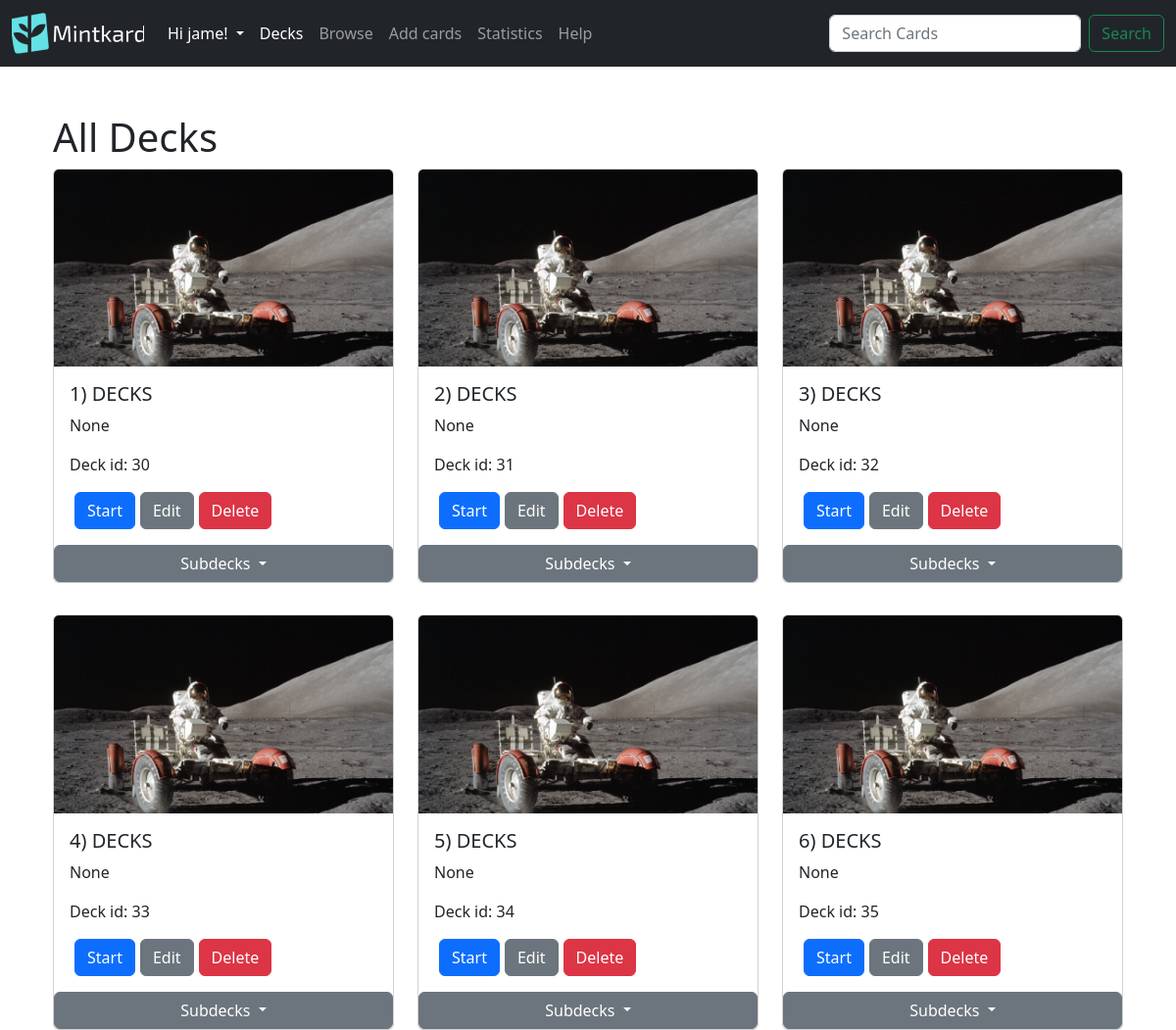
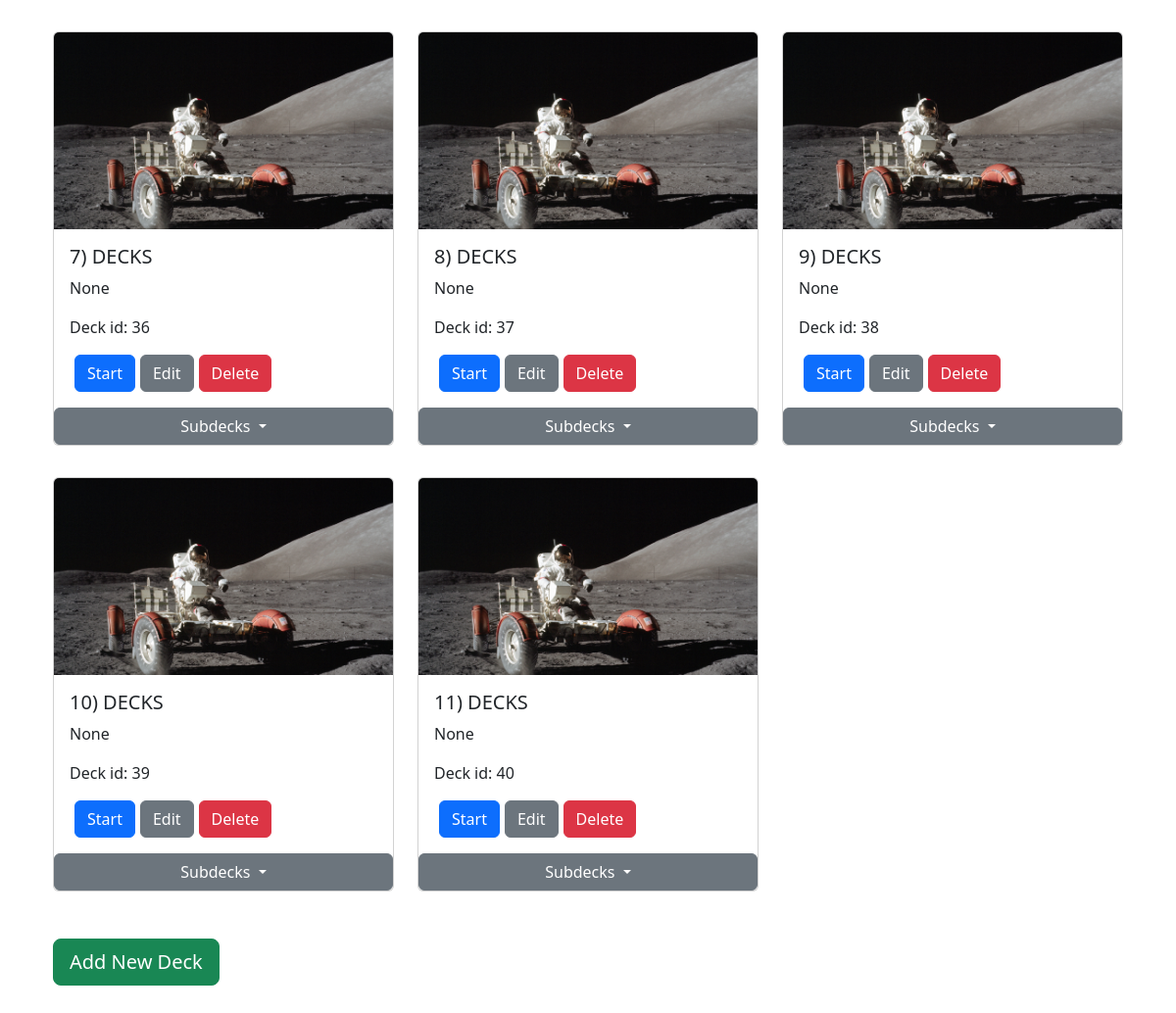
Page /decks/ (signed in) on the committed database (2 pictures, top to bottom).
### mintkard/models.py (models this page shows)
class User(db.Model,UserMixin):
    id = db.Column(db.Integer,primary_key= True)
    username = db.Column(db.String(100), unique = True)
    email = db.Column(db.String(75),unique=True)
    password = db.Column(db.String(150))
    decks = db.relationship('Deck',backref = 'user_decks',lazy=True)#stores all the decks that the owner owns, in the parents class

class Deck(db.Model):
    id = db.Column(db.Integer, primary_key=True)
    name = db.Column(db.String(100),nullable=False)
    description = db.Column(db.String(100))
    date = db.Column(db.DateTime(timezone=True),default=func.now())
    image_hash = db.Column(db.String, nullable=True)#new
    parent_id = db.Column(db.Integer, db.ForeignKey('deck.id'))#This is the foreign key for the parent deck
    children_deck = db.relationship('Deck',backref=db.backref('parent', remote_side=[id]),primaryjoin='Deck.parent_id == Deck.id')#This is the relationship for the child deck, the backref is the parent deck, the primaryjoin is the foreign key for the child deck
    cards = db.relationship('Card',lazy= True,cascade='all, delete-orphan',backref='deck')#cascade will delete all the cards in the deck if its deleted
    user_id = db.Column(db.Integer, db.ForeignKey('user.id'))

### mintkard/decks.py (the view, shortened to what this page needs)
@decks.route('/home',methods=['GET','POST'])
@decks.route('/',methods=['GET','POST'])
@login_required
def decks_route():
    root_decks = Deck.query.filter_by(parent_id=None,user_id =current_user.id).all()
    if request.form.get('add_deck'):
        new_deck = Deck(name='DECKS',user_id=current_user.id)
        db.session.add(new_deck)
        db.session.commit()
        root_decks = Deck.query.filter_by(parent_id=None,user_id=current_user.id).all()
        redirect(url_for('decks.decks_route'))
    return render_template("decks.html",root_decks= root_decks)#,current_user=current_user)#Remove this later

### mintkard/decks.py (called while the page is built)
@decks.before_request
@login_required
def before_request():
    try:
        g.fmanager = FlashcardManager(user=current_user.id, app=current_app)
        g.fmanagerstats = FlashcardManagerStats(user=current_user.id, app=current_app)
        g.fmanagerstats_public = FlashcardManagerPublicStats(user=None,app=current_app)#there is no user as it gets the apps average data
    except Exception as e:
        flash('Error inilizing flashcard manager: {}'.format(e),category='danger')

### mintkard/templates/decks.html (shortened to what this page needs)
{% extends 'layout.html' %}
{% block body %}
<div class="container mt-5">
<h1>All Decks</h1>
  <div class="row">
    {% for deck in root_decks %}
    <div class="col-sm-4">
      <div class="card" style="margin-bottom: 2rem">
        {% if deck.image_hash %}
          <img src="/static/user_images/{{deck.image_hash}}" class="card-img-top" alt="Deck 1">
        {% else %}
          <img src="/static/moon.jpg" class="card-img-top" alt="Deck">
        {% endif %}
        <div class="card-body">
          <h5 class="card-title">{{loop.index}})  {{deck.name}}</h5>
          <p class="card-text">{{deck.description}}</p>
          <p class="card-text">Deck id: {{deck.id}}</p>
          <div class=" d-flex ">
            <a class="btn btn-primary " style="margin-left: 5px" name="deck_button" value="start" href ='/decks/study/{{deck.id}}'>Start</a>
            <a class="btn btn-secondary" style="margin-left: 5px" name="deck_button" value="edit" href = '/decks/edit-deck/{{deck.id}}' >Edit</a>
            <form method="post" style="margin-left: 5px">
              <button class="btn btn-danger" type="submit" name="delete_deck" value="{{deck.id}}" onclick="if (!confirm('Press ok if you are sure you want to delete this deck, and all its cards and subdecks')) event.preventDefault();">Delete</button>
            </form>
          </div>
        </div>
        <div class="btn-group dropdown">
          <button class="btn btn-secondary dropdown-toggle" type="button" id="dropdownMenuButton1" data-bs-toggle="dropdown" aria-expanded="false">
            Subdecks
          </button>
        </div>
      </div>
    </div>
    {% endfor%}
  </div>
  <form method="post"><button type ="submit" style = "margin-bottom: 2rem" class="btn btn-success mt-3 btn-lg" id="add" value="add" name = "add_deck">Add New Deck</button></form>
</div>
{% endblock %}

### mintkard/templates/layout.html (shortened to what this page needs)
<!DOCTYPE html>
<html lang="en">
<head>
    <link rel="stylesheet" href="https://cdnjs.cloudflare.com/ajax/libs/font-awesome/4.7.0/css/font-awesome.min.css">
</head>
<link href="https://cdn.jsdelivr.net/npm/bootstrap@5.2.3/dist/css/bootstrap.min.css" rel="stylesheet"
>
<body>
    <nav class="navbar navbar-expand-lg navbar-dark bg-dark">
        <div class="container-fluid">
            <a class="navbar-brand" href="/home"><img src="/static/logo.png" alt="Mintkard" width="135" height="42"></a>
            <div class="collapse navbar-collapse" id="navbarSupportedContent">
                <ul class="navbar-nav me-auto mb-2 mb-lg-0">
                    {% if current_user.is_authenticated %}
                    <li class="nav-item dropdown">
                        <a class="nav-link dropdown-toggle" href="#" id="navbarDropdown" role="button" data-bs-toggle="dropdown" aria-expanded="false" style="color:white">
                            Hi {{ current_user.username }}!
                        </a>
                    </li>
                    <li class="nav-item">
                        <a class="nav-link active" aria-current="page" href="/decks/">Decks</a>
                    </li>
                    <li class="nav-item">
                        <a class="nav-link" href="/decks/browse">Browse</a>
                    </li>
                    <li class="nav-item">
                        <a class="nav-link" href="/decks/create">Add cards</a>
                    </li>
                    <li class="nav-item">
                        <a class="nav-link" href="/decks/stats">Statistics</a>
                    </li>
                    <li class="nav-item">
                        <a class="nav-link" href="/decks/help">Help</a>
                    </li>
                    {% endif %}
                </ul>
                <form  action ="{{url_for('decks.browse')}}" class="d-flex">
                    <input class="form-control me-2" name ="search" type="search" placeholder="Search Cards" aria-label="Search">
                    <button class="btn btn-outline-success" type="submit">Search</button>
                </form>
            </div>
        </div>
    </nav>
    <div class="container mt-5">
    {% block body %}{% endblock %}
    </div>
</body>
</html>

### rows in the picture
User: username "jame"
Deck: name "DECKS", description "None", id "30"
Deck: name "DECKS", description "None", id "31"
Deck: name "DECKS", description "None", id "32"
Deck: name "DECKS", description "None", id "33"
Deck: name "DECKS", description "None", id "34"
Deck: name "DECKS", description "None", id "35"
Deck: name "DECKS", description "None", id "36"
Deck: name "DECKS", description "None", id "37"
Deck: name "DECKS", description "None", id "38"
Deck: name "DECKS", description "None", id "39"
Deck: name "DECKS", description "None", id "40"
